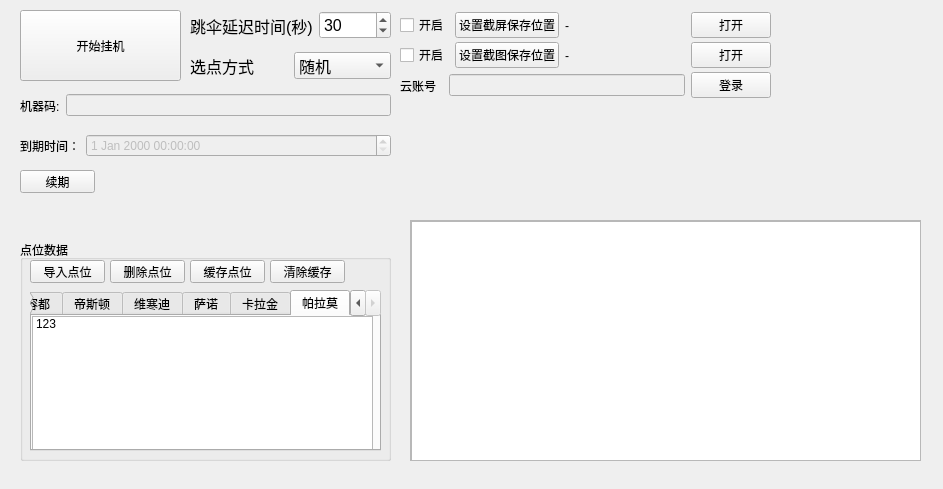
<?xml version="1.0" encoding="UTF-8"?>
<ui version="4.0">
 <class>Form</class>
 <widget class="QWidget" name="Form">
  <property name="enabled">
   <bool>true</bool>
  </property>
  <property name="geometry">
   <rect>
    <x>0</x>
    <y>0</y>
    <width>943</width>
    <height>489</height>
   </rect>
  </property>
  <property name="windowTitle">
   <string>Form</string>
  </property>
  <widget class="QPushButton" name="pushButton">
   <property name="geometry">
    <rect>
     <x>20</x>
     <y>10</y>
     <width>161</width>
     <height>71</height>
    </rect>
   </property>
   <property name="text">
    <string>开始挂机</string>
   </property>
  </widget>
  <widget class="QGroupBox" name="groupBox">
   <property name="geometry">
    <rect>
     <x>20</x>
     <y>240</y>
     <width>371</width>
     <height>221</height>
    </rect>
   </property>
   <property name="title">
    <string>点位数据</string>
   </property>
   <widget class="QTabWidget" name="tabWidget">
    <property name="geometry">
     <rect>
      <x>10</x>
      <y>50</y>
      <width>351</width>
      <height>161</height>
     </rect>
    </property>
    <property name="currentIndex">
     <number>8</number>
    </property>
    <widget class="QWidget" name="tab_3">
     <attribute name="title">
      <string>艾伦格</string>
     </attribute>
     <widget class="QListWidget" name="listWidget_2">
      <property name="geometry">
       <rect>
        <x>0</x>
        <y>0</y>
        <width>341</width>
        <height>136</height>
       </rect>
      </property>
      <item>
       <property name="text">
        <string>123</string>
       </property>
      </item>
     </widget>
    </widget>
    <widget class="QWidget" name="tab_4">
     <attribute name="title">
      <string>米拉玛</string>
     </attribute>
     <widget class="QListWidget" name="listWidget_3">
      <property name="geometry">
       <rect>
        <x>0</x>
        <y>0</y>
        <width>341</width>
        <height>136</height>
       </rect>
      </property>
      <item>
       <property name="text">
        <string>123</string>
       </property>
      </item>
     </widget>
    </widget>
    <widget class="QWidget" name="tab">
     <attribute name="title">
      <string>泰戈</string>
     </attribute>
     <widget class="QListWidget" name="listWidget">
      <property name="geometry">
       <rect>
        <x>0</x>
        <y>0</y>
        <width>341</width>
        <height>136</height>
       </rect>
      </property>
      <item>
       <property name="text">
        <string>123</string>
       </property>
      </item>
     </widget>
    </widget>
    <widget class="QWidget" name="tab_2">
     <attribute name="title">
      <string>容都</string>
     </attribute>
     <widget class="QListWidget" name="listWidget_4">
      <property name="geometry">
       <rect>
        <x>0</x>
        <y>0</y>
        <width>341</width>
        <height>136</height>
       </rect>
      </property>
      <item>
       <property name="text">
        <string>123</string>
       </property>
      </item>
     </widget>
    </widget>
    <widget class="QWidget" name="tab_5">
     <attribute name="title">
      <string>帝斯顿</string>
     </attribute>
     <widget class="QListWidget" name="listWidget_5">
      <property name="geometry">
       <rect>
        <x>0</x>
        <y>0</y>
        <width>341</width>
        <height>136</height>
       </rect>
      </property>
      <item>
       <property name="text">
        <string>123</string>
       </property>
      </item>
     </widget>
    </widget>
    <widget class="QWidget" name="tab_6">
     <attribute name="title">
      <string>维寒迪</string>
     </attribute>
     <widget class="QListWidget" name="listWidget_6">
      <property name="geometry">
       <rect>
        <x>0</x>
        <y>0</y>
        <width>341</width>
        <height>136</height>
       </rect>
      </property>
      <item>
       <property name="text">
        <string>123</string>
       </property>
      </item>
     </widget>
    </widget>
    <widget class="QWidget" name="tab_9">
     <attribute name="title">
      <string>萨诺</string>
     </attribute>
     <widget class="QListWidget" name="listWidget_8">
      <property name="geometry">
       <rect>
        <x>0</x>
        <y>0</y>
        <width>341</width>
        <height>136</height>
       </rect>
      </property>
      <item>
       <property name="text">
        <string>123</string>
       </property>
      </item>
     </widget>
    </widget>
    <widget class="QWidget" name="tab_7">
     <attribute name="title">
      <string>卡拉金</string>
     </attribute>
     <widget class="QListWidget" name="listWidget_9">
      <property name="geometry">
       <rect>
        <x>0</x>
        <y>0</y>
        <width>341</width>
        <height>136</height>
       </rect>
      </property>
      <item>
       <property name="text">
        <string>123</string>
       </property>
      </item>
     </widget>
    </widget>
    <widget class="QWidget" name="tab_8">
     <attribute name="title">
      <string>帕拉莫</string>
     </attribute>
     <widget class="QListWidget" name="listWidget_7">
      <property name="geometry">
       <rect>
        <x>0</x>
        <y>0</y>
        <width>341</width>
        <height>136</height>
       </rect>
      </property>
      <item>
       <property name="text">
        <string>123</string>
       </property>
      </item>
     </widget>
    </widget>
   </widget>
   <widget class="QPushButton" name="pushButton_2">
    <property name="geometry">
     <rect>
      <x>10</x>
      <y>20</y>
      <width>75</width>
      <height>23</height>
     </rect>
    </property>
    <property name="text">
     <string>导入点位</string>
    </property>
   </widget>
   <widget class="QPushButton" name="pushButton_3">
    <property name="geometry">
     <rect>
      <x>90</x>
      <y>20</y>
      <width>75</width>
      <height>23</height>
     </rect>
    </property>
    <property name="text">
     <string>删除点位</string>
    </property>
   </widget>
   <widget class="QPushButton" name="pushButton_4">
    <property name="geometry">
     <rect>
      <x>170</x>
      <y>20</y>
      <width>75</width>
      <height>23</height>
     </rect>
    </property>
    <property name="text">
     <string>缓存点位</string>
    </property>
   </widget>
   <widget class="QPushButton" name="pushButton_5">
    <property name="geometry">
     <rect>
      <x>250</x>
      <y>20</y>
      <width>75</width>
      <height>23</height>
     </rect>
    </property>
    <property name="text">
     <string>清除缓存</string>
    </property>
   </widget>
  </widget>
  <widget class="QWidget" name="horizontalLayoutWidget">
   <property name="geometry">
    <rect>
     <x>190</x>
     <y>10</y>
     <width>201</width>
     <height>31</height>
    </rect>
   </property>
   <layout class="QHBoxLayout" name="horizontalLayout">
    <item>
     <widget class="QLabel" name="label">
      <property name="font">
       <font>
        <pointsize>12</pointsize>
       </font>
      </property>
      <property name="text">
       <string>跳伞延迟时间(秒)</string>
      </property>
     </widget>
    </item>
    <item>
     <widget class="QSpinBox" name="spinBox">
      <property name="font">
       <font>
        <pointsize>12</pointsize>
       </font>
      </property>
      <property name="value">
       <number>30</number>
      </property>
     </widget>
    </item>
   </layout>
  </widget>
  <widget class="QWidget" name="horizontalLayoutWidget_2">
   <property name="geometry">
    <rect>
     <x>190</x>
     <y>50</y>
     <width>201</width>
     <height>31</height>
    </rect>
   </property>
   <layout class="QHBoxLayout" name="horizontalLayout_2">
    <item>
     <widget class="QLabel" name="label_2">
      <property name="font">
       <font>
        <pointsize>12</pointsize>
       </font>
      </property>
      <property name="text">
       <string>选点方式</string>
      </property>
     </widget>
    </item>
    <item>
     <widget class="QComboBox" name="comboBox">
      <property name="font">
       <font>
        <pointsize>12</pointsize>
       </font>
      </property>
      <item>
       <property name="text">
        <string>随机</string>
       </property>
      </item>
      <item>
       <property name="text">
        <string>第一个点</string>
       </property>
      </item>
     </widget>
    </item>
   </layout>
  </widget>
  <widget class="QWidget" name="horizontalLayoutWidget_3">
   <property name="geometry">
    <rect>
     <x>20</x>
     <y>90</y>
     <width>371</width>
     <height>31</height>
    </rect>
   </property>
   <layout class="QHBoxLayout" name="horizontalLayout_3">
    <item>
     <widget class="QLabel" name="label_3">
      <property name="text">
       <string>机器码:</string>
      </property>
     </widget>
    </item>
    <item>
     <widget class="QLineEdit" name="lineEdit">
      <property name="enabled">
       <bool>false</bool>
      </property>
     </widget>
    </item>
   </layout>
  </widget>
  <widget class="QScrollArea" name="scrollArea">
   <property name="enabled">
    <bool>true</bool>
   </property>
   <property name="geometry">
    <rect>
     <x>410</x>
     <y>220</y>
     <width>511</width>
     <height>241</height>
    </rect>
   </property>
   <property name="widgetResizable">
    <bool>true</bool>
   </property>
   <widget class="QWidget" name="scrollAreaWidgetContents">
    <property name="geometry">
     <rect>
      <x>0</x>
      <y>0</y>
      <width>509</width>
      <height>239</height>
     </rect>
    </property>
    <widget class="QTextEdit" name="textEdit">
     <property name="geometry">
      <rect>
       <x>0</x>
       <y>0</y>
       <width>511</width>
       <height>241</height>
      </rect>
     </property>
    </widget>
   </widget>
  </widget>
  <widget class="QWidget" name="horizontalLayoutWidget_4">
   <property name="geometry">
    <rect>
     <x>20</x>
     <y>130</y>
     <width>371</width>
     <height>31</height>
    </rect>
   </property>
   <layout class="QHBoxLayout" name="horizontalLayout_4">
    <item>
     <widget class="QLabel" name="label_4">
      <property name="sizePolicy">
       <sizepolicy hsizetype="Maximum" vsizetype="Preferred">
        <horstretch>0</horstretch>
        <verstretch>0</verstretch>
       </sizepolicy>
      </property>
      <property name="text">
       <string>到期时间：</string>
      </property>
     </widget>
    </item>
    <item>
     <widget class="QDateTimeEdit" name="dateTimeEdit">
      <property name="enabled">
       <bool>false</bool>
      </property>
     </widget>
    </item>
   </layout>
  </widget>
  <widget class="QWidget" name="horizontalLayoutWidget_5">
   <property name="geometry">
    <rect>
     <x>400</x>
     <y>10</y>
     <width>371</width>
     <height>31</height>
    </rect>
   </property>
   <layout class="QHBoxLayout" name="horizontalLayout_5">
    <item>
     <widget class="QCheckBox" name="checkBox_2">
      <property name="sizePolicy">
       <sizepolicy hsizetype="Fixed" vsizetype="Fixed">
        <horstretch>0</horstretch>
        <verstretch>0</verstretch>
       </sizepolicy>
      </property>
      <property name="text">
       <string>开启</string>
      </property>
     </widget>
    </item>
    <item>
     <widget class="QPushButton" name="pushButton_7">
      <property name="sizePolicy">
       <sizepolicy hsizetype="Fixed" vsizetype="Fixed">
        <horstretch>0</horstretch>
        <verstretch>0</verstretch>
       </sizepolicy>
      </property>
      <property name="text">
       <string>设置截屏保存位置</string>
      </property>
     </widget>
    </item>
    <item>
     <widget class="QLabel" name="label_5">
      <property name="text">
       <string>-</string>
      </property>
     </widget>
    </item>
    <item>
     <widget class="QPushButton" name="pushButton_10">
      <property name="sizePolicy">
       <sizepolicy hsizetype="Fixed" vsizetype="Fixed">
        <horstretch>0</horstretch>
        <verstretch>0</verstretch>
       </sizepolicy>
      </property>
      <property name="text">
       <string>打开</string>
      </property>
     </widget>
    </item>
   </layout>
  </widget>
  <widget class="QWidget" name="horizontalLayoutWidget_6">
   <property name="geometry">
    <rect>
     <x>400</x>
     <y>40</y>
     <width>371</width>
     <height>31</height>
    </rect>
   </property>
   <layout class="QHBoxLayout" name="horizontalLayout_6">
    <item>
     <widget class="QCheckBox" name="checkBox">
      <property name="sizePolicy">
       <sizepolicy hsizetype="Fixed" vsizetype="Fixed">
        <horstretch>0</horstretch>
        <verstretch>0</verstretch>
       </sizepolicy>
      </property>
      <property name="text">
       <string>开启</string>
      </property>
     </widget>
    </item>
    <item>
     <widget class="QPushButton" name="pushButton_8">
      <property name="sizePolicy">
       <sizepolicy hsizetype="Fixed" vsizetype="Fixed">
        <horstretch>0</horstretch>
        <verstretch>0</verstretch>
       </sizepolicy>
      </property>
      <property name="text">
       <string>设置截图保存位置</string>
      </property>
     </widget>
    </item>
    <item>
     <widget class="QLabel" name="label_6">
      <property name="text">
       <string>-</string>
      </property>
     </widget>
    </item>
    <item>
     <widget class="QPushButton" name="pushButton_9">
      <property name="sizePolicy">
       <sizepolicy hsizetype="Fixed" vsizetype="Fixed">
        <horstretch>0</horstretch>
        <verstretch>0</verstretch>
       </sizepolicy>
      </property>
      <property name="text">
       <string>打开</string>
      </property>
     </widget>
    </item>
   </layout>
  </widget>
  <widget class="QPushButton" name="pushButton_6">
   <property name="geometry">
    <rect>
     <x>20</x>
     <y>170</y>
     <width>75</width>
     <height>23</height>
    </rect>
   </property>
   <property name="text">
    <string>续期</string>
   </property>
  </widget>
  <widget class="QWidget" name="horizontalLayoutWidget_7">
   <property name="geometry">
    <rect>
     <x>400</x>
     <y>70</y>
     <width>371</width>
     <height>31</height>
    </rect>
   </property>
   <layout class="QHBoxLayout" name="horizontalLayout_7">
    <item>
     <widget class="QLabel" name="label_7">
      <property name="text">
       <string>云账号  </string>
      </property>
     </widget>
    </item>
    <item>
     <widget class="QLineEdit" name="lineEdit_2">
      <property name="enabled">
       <bool>false</bool>
      </property>
     </widget>
    </item>
    <item>
     <widget class="QPushButton" name="pushButton_11">
      <property name="text">
       <string>登录</string>
      </property>
     </widget>
    </item>
   </layout>
  </widget>
 </widget>
 <resources/>
 <connections/>
</ui>
